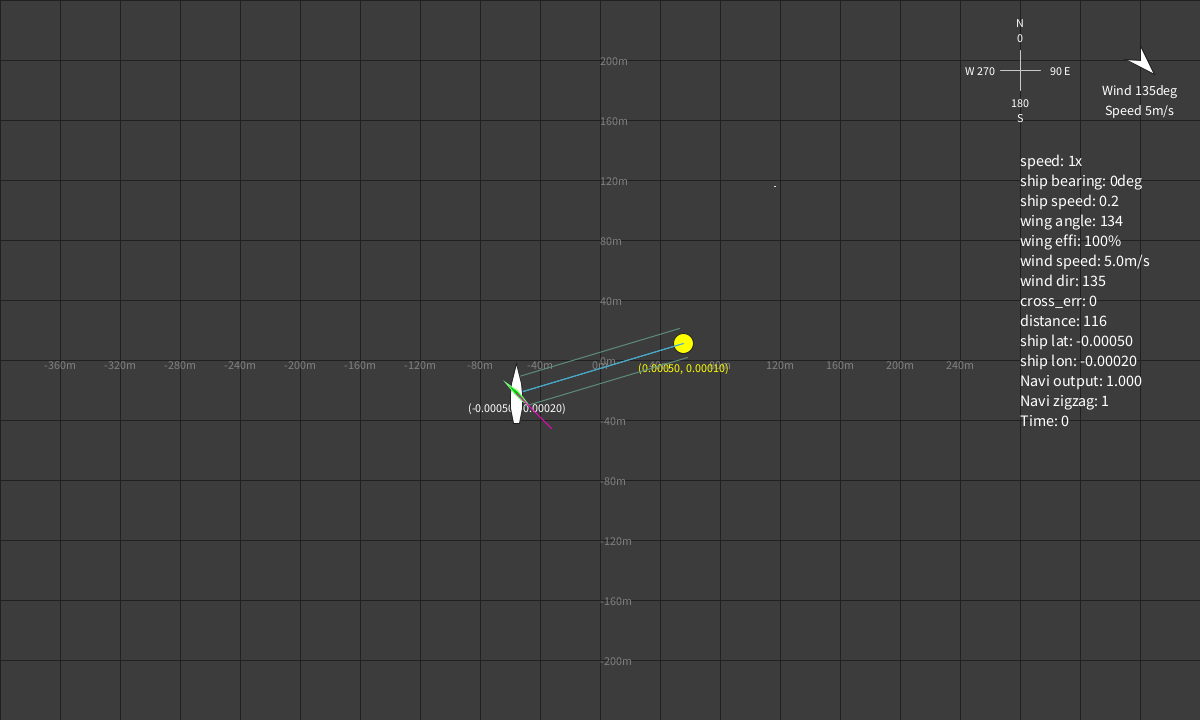
Frame 1 (no input)
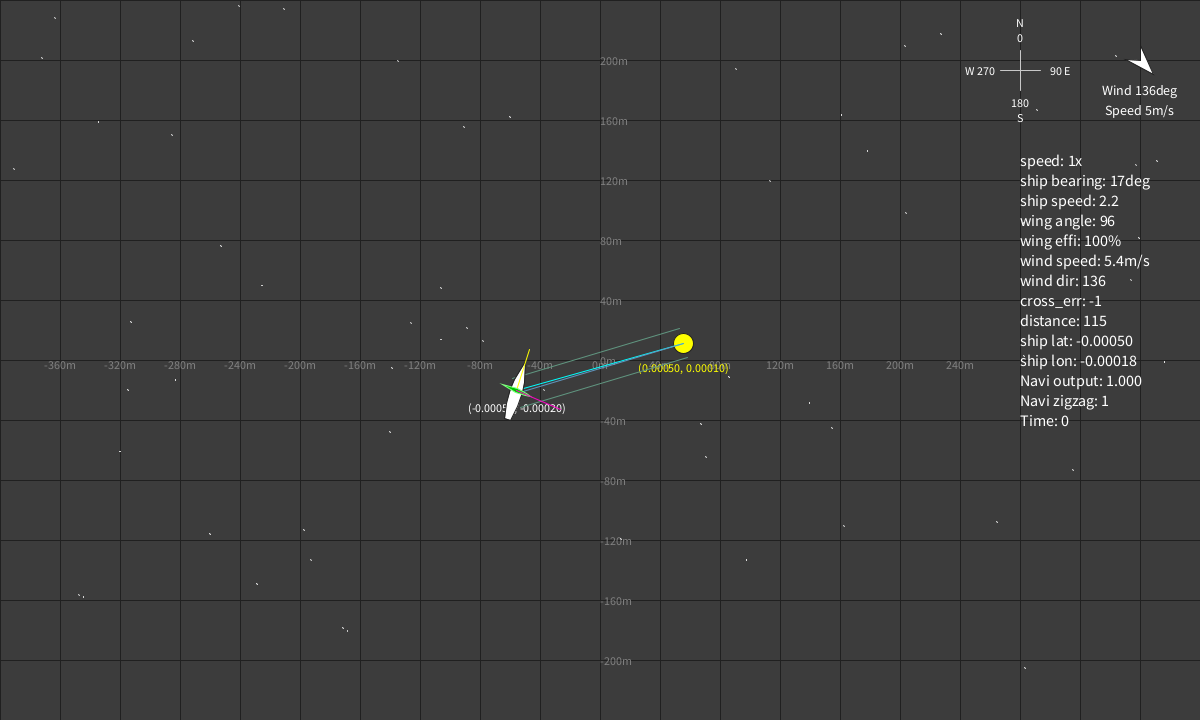
Frame 60 (the mouse pressed at the canvas centre just before this capture)
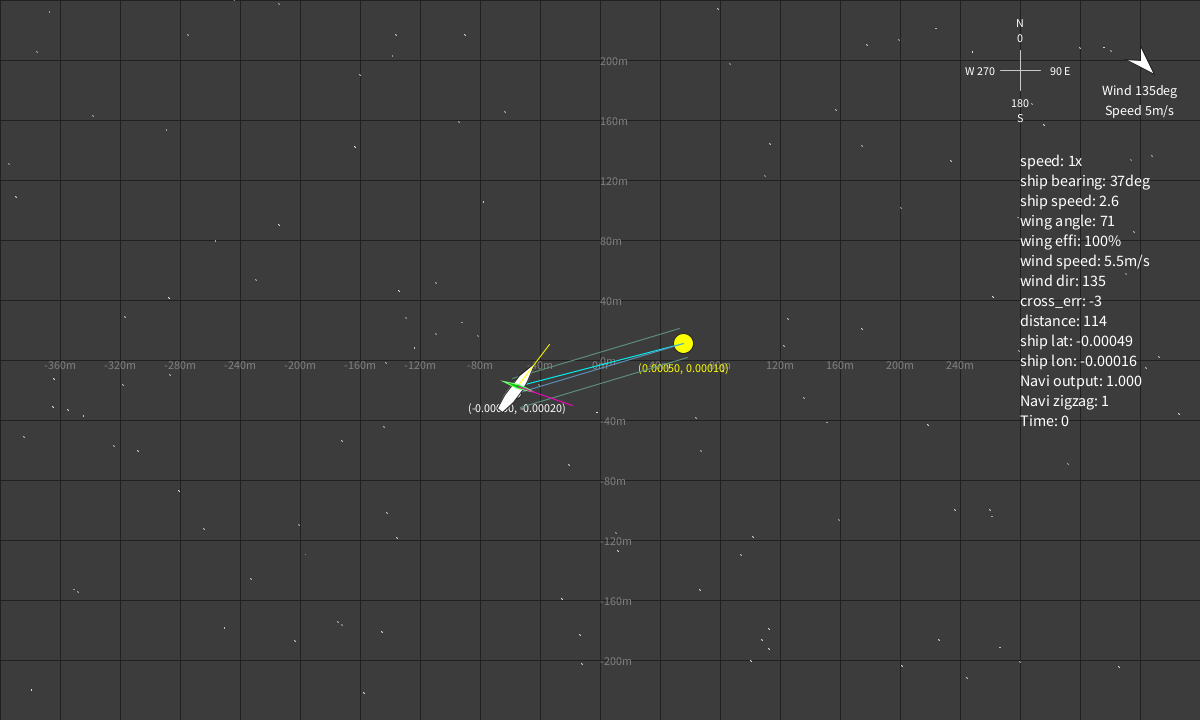
Frame 120 (the mouse held since frame 60 and released just before this capture)

The Processing sketch that drew these frames (run headless with seeded random() and noise(); from frame 60 on, the mouse is pressed at the canvas centre):

// Processing sketch: simulator
// ── simulator.pde

float frame_rate = 60; // frame/sec
int start = millis();
int time = 0;
World world;
Ship ship;
Navigator navi;

float wing_efficiency = 0; 
float wing_good_time = 0;
float wing_bad_time = 0;

void settings(){
    //fullScreen();
   size(1200,720);
}

void setup() {
  frameRate(frame_rate);
  world = new World();
  ship = new Ship(-0.0005, -0.0002);
  navi = new Navigator();
}

void wing_evaluation()
{
    if(abs(ship.wing.angle) < 28)
      wing_bad_time ++;
    else
      wing_good_time++;
    wing_efficiency = wing_good_time / (wing_good_time + wing_bad_time) * 100;
}


void draw_info(Ship ship, Navigator navi, World world)
{
    stroke(32);
    fill(255);

    float space = 20;
    float x = width - 180;
    int idx = 8;
    textSize(16);
    textAlign(LEFT, CENTER);
    text("speed: " +acc_speed + "x", x, idx++*space); 
    text("ship bearing: " + int(ship.bearing) + "deg", x, idx++*space);
    text("ship speed: " + nf(ship.speed, 0, 1), x, idx++*space);
    text("wing angle: " + int(ship.wing.angle), x, idx++*space);
    text("wing effi: " + int(wing_efficiency) + '%', x, idx++*space);
    text("wind speed: " + nf(world.wind_speed, 0, 1) + "m/s", x, idx++*space);
    text("wind dir: " + int(world.wind_dir), x, idx++*space);
    text("cross_err: " + int(navi.crosstrack_dis), x, idx++*space);
    text("distance: " + int(navi.target_dis), x, idx++*space);
    
    text("ship lat: "+ nf((float)ship.loc.lat, 0, 5),  x, idx++*space);
    text("ship lon: "+ nf((float)ship.loc.lon, 0, 5), x, idx++*space);  
    
    text("Navi output: "+ nf(navi.rudder, 0, 3), x, idx++*space);
    text("Navi zigzag: "+ nf(navi.zigzag_side, 0, 0), x, idx++*space);
    text("Time: "+ time/1000, x, idx++*space);
     
}




int acc_speed = 1;
boolean is_paused = false;
void draw() {
    int i = acc_speed;
    
   if(is_paused)
      return;
    
    while(i-- != 0){
        world.update(1/frame_rate);
        navi.update(1/frame_rate, ship);
        ship.update(1/frame_rate, navi.rudder, world);
        
        // test
        wing_evaluation();
    }

    // draw
    background(60);
    stroke(32);
    fill(255);

    world.draw();
    navi.draw(ship, world);
    ship.draw(world);
    draw_info(ship, navi, world);

    if(navi.target_dis < 10)
    {
        navi.target_reached();
        //double lat, lon;
        //lat = navi.target.lat;
        //lon = navi.target.lon;
        //navi.set_target(navi.base.lat, navi.base.lon);
        ////navi.target.lat = navi.base.lat;
        ////navi.target.lon = navi.base.lon;
        //navi.base.lat = lat;
        //navi.base.lon = lon;
        //
        time = millis() - start;
        start = millis();
    }
}

void mousePressed(){
    
    //navi.base.lat = navi.target.lat;
    //navi.base.lon = navi.target.lon;
    double lat = world.pix2deg_x(mouseX);
    double lon = world.pix2deg_y(mouseY);
    
    if (mousePressed && (mouseButton == LEFT)) {
      //navi.set_target(lat, lon);
      navi.add_waypoint(lat, lon);
      
    } else if (mousePressed && (mouseButton == RIGHT)) {
     navi.target_reached(); 
    }
}

void keyPressed() {
    if (key == CODED) {
        if (keyCode == UP) {
            acc_speed *= 2;
            if(acc_speed >128)
                acc_speed =128;
        } else if (keyCode == DOWN) {
            acc_speed /= 2;
            if(acc_speed <= 0)
                acc_speed = 1;
        }
    } 
    else if(key == ' ')
    {
      if(is_paused)
        is_paused = false;
      else
        is_paused = true;
      print("pause\n");
    }
}

// ── Particle.pde
// A simple Particle class

class Particle {
  PVector position;
  PVector velocity;
  float lifespan;
  color linecolor;

  Particle(PVector l, float speed, float bearing) {
    float x = -sin((bearing) / 180 * PI)*speed;
    float y = cos((bearing) / 180 * PI)*speed;
    velocity = new PVector(x, y);
    position = l.copy();
    lifespan = 500.0;
    linecolor = 255;
  }
  
  Particle(PVector l, float speed, float bearing, color c) {
    float x = -sin((bearing) / 180 * PI)*speed;
    float y = cos((bearing) / 180 * PI)*speed;
    velocity = new PVector(x, y);
    position = l.copy();
    lifespan = 255.0;
    linecolor = c;
  }


  void run() {
    update();
    display();
  }

  // Method to update position
  void update() {
    //velocity.add(acceleration);
    position.add(velocity);
    lifespan -= 1.0;
  }

  // Method to display
  void display() {
    stroke(linecolor, lifespan);
    fill(linecolor, lifespan);
    line(position.x, position.y, position.x+velocity.x*10, position.y+velocity.y*10);
  }

  // Is the particle still useful?
  boolean isDead() {
    if (lifespan < 0.0) {
      return true;
    } else {
      return false;
    }
  }
}

// ── ParticleSystem.pde
// A class to describe a group of Particles
// An ArrayList is used to manage the list of Particles 

class ParticleSystem {
  ArrayList<Particle> particles;
  PVector origin;

  ParticleSystem(PVector position) {
    origin = position.copy();
    particles = new ArrayList<Particle>();
  }

  void addParticle(PVector location, float speed, float bearing) {
    particles.add(new Particle(location, speed, bearing));
  }
  
    void addParticle(PVector location, float speed, float bearing, color c) {
    particles.add(new Particle(location, speed, bearing, c));
  }

  void run() {
    for (int i = particles.size()-1; i >= 0; i--) {
      Particle p = particles.get(i);
      p.run();
      if (p.isDead()) {
        particles.remove(i);
      }
    }
  }
}

// ── navi.pde
 
import java.util.*;

// REF: https://www.movable-type.co.uk/scripts/latlong.html
// haversine method
// a = sin²(Δφ/2) + cos φ1 ⋅ cos φ2 ⋅ sin²(Δλ/2)
// return angular distance, value x R = real distance
double get_rad_distance(Coor p1, Coor p2)
{
    double lat1 = p1.lat * PI/180;
    double lat2 = p2.lat * PI/180;
    double delta_lat = (p2.lat - p1.lat) * PI/180;
    double delta_lon = (p2.lon - p1.lon) * PI/180;
    double a, dist;
    a = Math.sin(delta_lat/2) * Math.sin(delta_lat/2)
            + Math.cos(lat1)* Math.cos(lat2) * Math.sin(delta_lon/2) * Math.sin(delta_lon/2);
    dist = 2*Math.atan2(Math.sqrt(a), Math.sqrt(1-a));
    return dist;
}

double get_distance(Coor p1, Coor p2)
{
    return get_rad_distance(p1, p2)*R;
}

// get the angle between 2 coordinate.
// return θ ranges from -180 to 180, and faces north for 0 degree.
double get_theta(Coor p1, Coor p2)
{
    double lat1 = p1.lat * PI/180;
    double lat2 = p2.lat * PI/180;
    double lon1 = p1.lon * PI/180;
    double lon2 = p2.lon * PI/180;
    double x, y, theta;
    y = Math.sin(lon2-lon1) * Math.cos(lat2);
    x = Math.cos(lat1)*Math.sin(lat2) - Math.sin(lat1)*Math.cos(lat2)*Math.cos(lon2-lon1);
    theta = Math.atan2(x, y) * 180/PI; // reverse to get north direction as 0.
    return theta;
}
// to cover theta to bearing
// bearing = (θ + 360) % 360; // in degrees
double get_bearing(double theta)
{
    return  (theta + 360 ) % 360.0;
}

// convert angel to +- 180 range
double get_direction(double theta)
{
    return -(theta + 180) % 180.0;
}

// p1 = start, p2=end, curr = current point
// negative means the current location is on the left side of the path.
double get_cross_track(Coor p1, Coor  p2, Coor curr)
{
   double dist = 0;
   double a13 = get_rad_distance(p1, curr);                 // angular distance
   double theta13 = get_theta(p1, curr) * PI / 180;   // start to current.
   double theta12 = get_theta(p1, p2) * PI / 180;     // start to end.
   dist = Math.asin(Math.sin(a13)* Math.sin(theta13- theta12));
   return dist;
}

double get_cross_track_distance(Coor p1, Coor  p2, Coor curr)
{
    return get_cross_track(p1, p2, curr) * R;
}

/**
 * Returns the point of intersection of two paths defined by point and bearing.
 *
 *  note –   
 *  if sin α1 = 0 and sin α2 = 0: infinite solutions
 *  if sin α1 ⋅ sin α2 < 0: ambiguous solution
 *  this formulation is not always well-conditioned for meridional or equatorial lines
 *
 * @param   {LatLon}      p1 - First point.
 * @param   {number}      brng1 - Initial bearing from first point.
 * @param   {LatLon}      p2 - Second point.
 * @param   {number}      brng2 - Initial bearing from second point.
 * @returns {LatLon|null} Destination point (null if no unique intersection defined).
 *
 * @example
 *   const p1 = new LatLon(51.8853, 0.2545), brng1 = 108.547;
 *   const p2 = new LatLon(49.0034, 2.5735), brng2 =  32.435;
 *   const pInt = LatLon.intersection(p1, brng1, p2, brng2); // 50.9078°N, 004.5084°E
 */
Coor intersection(Coor p1, double bearing1, Coor p2, double bearing2) {
    // δ: Delta
    // φ: Phi
    // λ: lambda
    // θ: theta
    // α: alpha
    // Δ: d_
  
    double phi1 = p1.lat * Math.PI / 180;
    double lambda1 = p1.lon * Math.PI / 180;
    double phi2 = p2.lat * Math.PI / 180;
    double lambda2 = p2.lon * Math.PI / 180;;
    double theta13 = bearing1 * Math.PI / 180;
    double theta23 = bearing2 * Math.PI / 180;
    double d_phi = phi2 - phi1;
    double d_lambda = lambda2 - lambda1;

    // angular distance p1-p2
    double delta12 = 2 * Math.asin(Math.sqrt(Math.sin(d_phi/2) * Math.sin(d_phi/2)
        + Math.cos(phi1) * Math.cos(phi2) * Math.sin(d_lambda/2) * Math.sin(d_lambda/2)));
    if (Math.abs(delta12) < EPSILON*0.001) // even EPSILON is not small enough
      return p1; // coincident points

    // initial/final bearings between points
    double cos_theta_a = (Math.sin(phi2) - Math.sin(phi1)*Math.cos(delta12)) / (Math.sin(delta12)*Math.cos(phi1));
    double cos_theta_b = (Math.sin(phi1) - Math.sin(phi2)*Math.cos(delta12)) / (Math.sin(delta12)*Math.cos(phi2));
    double theta_a = Math.acos(Math.min(Math.max(cos_theta_a, -1), 1)); // protect against rounding errors
    double theta_b = Math.acos(Math.min(Math.max(cos_theta_b, -1), 1)); // protect against rounding errors
    double theta12 = Math.sin(lambda2-lambda1)>0 ? theta_a : 2*PI-theta_a;
    double theta21 = Math.sin(lambda2-lambda1)>0 ? 2*PI-theta_b : theta_b;
    double alpha1 = theta13 - theta12; // angle 2-1-3
    double alpha2 = theta21 - theta23; // angle 1-2-3

    if (Math.sin(alpha1) == 0 && Math.sin(alpha2) == 0) return p1; // infinite intersections
    if (Math.sin(alpha1) * Math.sin(alpha2) < 0) return p1;        // ambiguous intersection (antipodal/360°)

    double cosalpha3 = -Math.cos(alpha1)*Math.cos(alpha2) + Math.sin(alpha1)*Math.sin(alpha2)*Math.cos(delta12);
    double delta13 = Math.atan2(Math.sin(delta12)*Math.sin(alpha1)*Math.sin(alpha2), Math.cos(alpha2) + Math.cos(alpha1)*cosalpha3);
    double phi3 = Math.asin(Math.min(Math.max(Math.sin(phi1)*Math.cos(delta13) + Math.cos(phi1)*Math.sin(delta13)*Math.cos(theta13), -1), 1));
    double d_lambda13 = Math.atan2(Math.sin(theta13)*Math.sin(delta13)*Math.cos(phi1), Math.cos(delta13) - Math.sin(phi1)*Math.sin(phi3));
    double lambda3 = lambda1 + d_lambda13;
    double lat = phi3 * 180/Math.PI;
    double lon = lambda3 *180/Math.PI;
    return new Coor(lat, lon);
}



/**
 * Returns the point at given fraction between ‘this’ point and given point.
 *
 * @param   {LatLon} point - Latitude/longitude of destination point.
 * @param   {number} fraction - Fraction between the two points (0 = this point, 1 = specified point).
 * @returns {LatLon} Intermediate point between this point and destination point.
 *
 * @example
 *   const p1 = new LatLon(52.205, 0.119);
 *   const p2 = new LatLon(48.857, 2.351);
 *   const pInt = p1.intermediatePointTo(p2, 0.25); // 51.3721°N, 000.7073°E
 */
Coor intermediate_point(Coor psrc, Coor pdes, double fraction) {
    // δ: Delta
    // φ: Phi
    // λ: lambda
    // θ: theta
    // α: alpha
    // Δ: d_
  
    double phi1 = psrc.lat /180 * Math.PI;
    double lambda1 = psrc.lon /180 * Math.PI;
    double phi2 = pdes.lat /180 * Math.PI;
    double lambda2 = pdes.lon /180 * Math.PI;

    // distance between points
    double d_phi = phi2 - phi1;
    double d_lambda = lambda2 - lambda1;
    double a = Math.sin(d_phi/2) * Math.sin(d_phi/2)
        + Math.cos(phi1) * Math.cos(phi2) * Math.sin(d_lambda/2) * Math.sin(d_lambda/2);
    double delta = 2 * Math.atan2(Math.sqrt(a), Math.sqrt(1-a));

    double A = Math.sin((1-fraction)*delta) / Math.sin(delta);
    double B = Math.sin(fraction*delta) / Math.sin(delta);

    double x = A * Math.cos(phi1) * Math.cos(lambda1) + B * Math.cos(phi2) * Math.cos(lambda2);
    double y = A * Math.cos(phi1) * Math.sin(lambda1) + B * Math.cos(phi2) * Math.sin(lambda2);
    double z = A * Math.sin(phi1) + B * Math.sin(phi2);

    double phi3 = Math.atan2(z, Math.sqrt(x*x + y*y));
    double lambda3 = Math.atan2(y, x);

    double lat = phi3 * 180/Math.PI;
    double lon = lambda3 * 180/Math.PI;

    return new Coor(lat, lon);
}

float limit(float v, float max, float min)
{
  return max(min(v, max), min);
}



class Navigator{
  
  LinkedList<Coor> waypoints =new LinkedList<Coor>();

  float path_width = 20; 
  float out_path_dis =   path_width * 3;
  float max_off_angle = 70;
  float cross_track_ratio = 5; // 1 meter cross track error = N degree
  float L1 = 10;
  float wing_limit_angle = 30;  // the minimum wing relative angle 
  
  // outputs
  float bearing = 0; // output the expected bearing
  float rudder = 0;  // the rudder output, currently only the side of adjustment. 
  
  // primary path
  Coor target = new Coor(0.0005, 0.0001); // path target location
  Coor base = new Coor(-0.0005, -0.0001);   // path base location
  
  // when the distance is too far from path, the ship need to go back to the track first. 
  // In this case, these are temporary target/base. will over take the path and lead the ship back to the path. 
  // t_base is the ship's initial location
  // t_target is the intersection point of the path with maximum angle from t_base. 
  Coor t_target = new Coor(0, 0); //
  Coor t_base  = new Coor(0, 0);  
  float t_path_bearing = 0;

  float zigzag_side = 1;      // which side of the zigzagging. 
  
  float path_bearing = 0;     // the angle from base to target. 
  float crosstrack_dis = 0;   // cross track distance
  float target_dis = 0;
  float path_seg_dis = 0; // the distance of the base to target. 
  
  boolean is_inpath = true; 
  boolean is_critical_bearing = false;
  boolean is_target_updated = false;    // whether to trigger a recalculation of related 
  boolean is_zigzagging = false;
  float freezed_correction = 0;
  
  Navigator(){   
    //Coor p1= new Coor(51.8853, 0.2545);
    //float brng1 = 108.547;
    //Coor p2 = new Coor(49.0034, 2.5735);
    //float brng2 =  32.435;
    //Coor pint = intersection(p1, brng1, p2, brng2); // 50.9078°N, 004.5084°E
    //print(pint);
    
    waypoints.add(new Coor(target));
    base = new Coor(ship.loc);
  }
  
  Navigator(float path_width)
  {
    this.path_width = path_width;
    waypoints.add(new Coor(target));
    base = new Coor(ship.loc);
  }
  
  void target_reached()
  {
    if(waypoints.size() > 1)
    {
      base = waypoints.get(0);
      waypoints.removeFirst();
      target = waypoints.get(0);
    }
    else
    {
        double lat, lon;
        lat = target.lat;
        lon = target.lon;
        target.lat = base.lat;
        target.lon = base.lon;
        base.lat = lat;
        base.lon = lon;
    }  
    is_inpath = true; 
    is_target_updated = true;
    is_critical_bearing  = true;// test, turn until it back to good track.
    freezed_correction = angle_corr((float)get_bearing(get_theta(base, target)) - ship.bearing);
  }
  
  void add_waypoint(double lat, double lon)
  {
    waypoints.add(new Coor(lat, lon));
  }
  
  void set_target(double lat, double lon)
  {
    target.lat = lat; target.lon = lon;
    is_inpath = true; // this need to reset to generate new temporary path when needed. 
    is_target_updated = true;
  }
  
  // Basic L1 for line tracking.
  // Output: Acc
  float L1(Coor base, Coor target, Ship ship, float l, float step)
  {
    float d = (float)get_cross_track_distance(base, target, ship.loc);
    float eta = ship.bearing - (float)get_bearing(get_theta(base, target));
    if(eta > 180)
       eta -= 360;
    else if(eta < -180)
       eta += 360;
       
    if(eta > 45)
       eta = 45;
    else if(eta < -45)
       eta = -45;
       
    float a;  
    a = 2 * ship.speed*ship.speed/l* sin(eta/180*PI) * (d)*step;
    print(eta, a, "\n");
    return a;
  }
  
  float reset_zigzag_side(float condition)
  {
    if(condition > 0)
      return -1;
    else
      return 1;
  }
  
  void update(float step, Ship ship) // we need to adjust the path with wings direction. 
  {
     // calculate the primary path cross error. 
     crosstrack_dis = (float)get_cross_track_distance(base, target, ship.loc);
     path_bearing = (float)get_bearing(get_theta(base, target));
     path_seg_dis = (float)get_distance(base, target);
     target_dis = (float)get_distance(ship.loc, target);
    
     // detect if too far from path, then we create a temporary path to work with. 
     if(abs(crosstrack_dis) > out_path_dis){
       // ship is already out of primary path, check the cross track to the temporary track, if it is too large, we need to reset the temporary track
       if(!is_inpath){
         float cross_err = (float)get_cross_track_distance(t_base, t_target, ship.loc);
         float angle = (float)get_theta(t_base, t_target) - (float)get_theta(t_base, ship.loc);
         angle = angle_corr(angle);
         if(abs(cross_err) > out_path_dis ) // if ship keep going back
           is_inpath = true;  // set it to true to enter the temporary track relocation. 
           
         //print("angle", angle, "\n");
       }
       
       // when the ship just out of the track. or a relocation is needed.
       if(is_inpath)
       {
         is_inpath = false;
         // use ship location as base (copy value)
         t_base.lat = ship.loc.lat;
         t_base.lon = ship.loc.lon;
         // get inception on path or direct to base depending on whether the ship is behine the base already. 
         float t_base_to_base_bearing = (float)get_bearing(get_theta(base, t_base));
         
         // if it is smaller than right angle, means it is behine
         float angle_diff = t_base_to_base_bearing - path_bearing;
         if(angle_diff > 180)
           angle_diff -= 360;
         else if(angle_diff < -180)
           angle_diff += 360;
         
         if(abs(angle_diff) >= (90 - max_off_angle) + 90)
         {
           //print("Angle diff", angle_diff);
           t_target = base;
         }
         // already in the middle of path, then calculate the "intersection point". 
         // not using intersection point here, because the intersection calculation is not stable for meridional or equatorial lines.
         else
         {
           double offset_dis = crosstrack_dis * Math.tan((90-max_off_angle)/180*Math.PI);
           if(crosstrack_dis < 0)
             offset_dis = -offset_dis;
           double passed_path = crosstrack_dis / Math.tan(angle_diff /180*Math.PI) + offset_dis; 
           double fraction = passed_path / path_seg_dis;
           
           if(fraction >= 1)
             t_target = target;
           else
             // instead of intersection, we use the projected length on path, and add a little offset to see how much path has been completed. 
             // then calculate a intermidiate point on the path. 
             t_target = intermediate_point(base, target, fraction);
         }
         print("temp path enabled\n");
       }
     }
     
     // reset only when the ship get back into path width. 
     // there is a delay between switching "out path" and "in path.", because "outpath" is alway larger than "path_width"
     if(abs(crosstrack_dis) <= path_width) 
     {
       if(!is_inpath)
       {
         print("temp path disable\n");
         is_target_updated = true; // reset zigzag side
       }
       is_inpath = true;
     }
     
     // direct the ship to temporary path or primary path
     Coor ta; 
     Coor ba;
     if(is_inpath){
       ta = target;
       ba = base;
     }
     else{
       ta = t_target;
       ba = t_base; 
     }
     
     float ct_dis = (float)get_cross_track_distance(ba, ta, ship.loc);
     float ta_dis = (float)get_distance(ship.loc, ta);
     float base2target = (float)get_bearing(get_theta(ba, ta));
     float ship2target = (float)get_bearing(get_theta(ship.loc, ta));
       
    //boolean is_sailing = true;
    boolean is_sailing = true;
    
    //float correction = angle_corr(base2target - ship.bearing); // use track bearing
    float correction = angle_corr(ship2target - ship.bearing); // use ship bearing. 
    float lim_angle = max_off_angle;  
    float ship_target_base_angle = angle_corr(ship2target - base2target);
          
    if(abs(ship_target_base_angle) <= lim_angle){
      lim_angle = lim_angle - abs(ship_target_base_angle); // this lim angle is perpendicular to the track
      
      float ct_corr = ct_dis;
      // when sailing, we expend the track size to path width. 
      if(is_sailing){
        if(ct_dis < 0)
          ct_corr = min(ct_dis + path_width/2, 0);
        else
          ct_corr = max(ct_dis - path_width/2, 0);
      }
        
      ct_corr = -(ct_corr * cross_track_ratio);
      ct_corr = limit(ct_corr, lim_angle, -lim_angle); // limit the range. cross track correction on bearing. 
      correction += ct_corr;              
      correction = angle_corr(correction);
    }
    // when the ship is behine the track
    // do not do crosstrack correction, not going to the track but to the target directly. 
    else {
    }
    
    // // see if reset
    if(is_target_updated)
    {
      is_target_updated = false;
      print("target reseted\n");
      zigzag_side = reset_zigzag_side(-correction); // change zigzag side according to correction angle.
      //zigzag_side = reset_zigzag_side(zigzag_side);
      //zigzag_side = reset_zigzag_side(ship.wing.angle);
    }
        
    //float wing_angle = ship.wing.angle ;
    //// convert +-180 to +-90, mod is not working correctly in java with negative number???
    //if(ship.wing.angle > 90)
    //  wing_angle -= 180;
    //else if(ship.wing.angle < -90)
    //  wing_angle += 180;
    
    //float target_bearing = (float)get_bearing(correction + ship.bearing);
    ////print(target_bearing+"\n");
    //// get upper and lower boundary
    //float wing_front_upper = (float)get_bearing((ship.bearing + wing_angle) + wing_limit_angle); // get the current wing bearing 
    //float wing_front_lower = (float)get_bearing((ship.bearing + wing_angle) - wing_limit_angle);
    
    ////print('\n', (int)wing_front_lower, (int)wing_front_upper, (int)target_bearing, correction);
    
    //// head wind
    //if((angle_corr(wing_front_lower - target_bearing) < 0 
    //    && angle_corr(wing_front_upper - target_bearing) > 0)
    //    || abs(wing_angle) < wing_limit_angle) // this is needed. otherwise it keep turn in when target is around 30 degree
    //if(abs(wing_angle) < wing_limit_angle) // ... why this simple things works? other than the above
    //{      
    //  //print((int) zigzag_side, " head wind!  ");
    //  if(zigzag_side < 0)
    //  {
    //    correction += angle_corr(wing_front_lower - target_bearing);
    //  }
    //  else
    //  {
    //    correction += angle_corr(wing_front_upper - target_bearing); 
    //  }
    //  correction = angle_corr(correction);
    //}
    //print((int)wing_front_upper,(int) wing_front_lower, (int)wing_angle, (int)target_bearing, (int)correction, " \n");
    
    
    float target_bearing = (float)get_bearing(correction + ship.bearing);
    float wing_angle = ship.wing.angle ;
    // convert +-180 to +-90. 
    if(ship.wing.angle > 90)
      wing_angle -= 180;
    else if(ship.wing.angle < -90)
      wing_angle += 180;
    
    float first, second, third, forth; // dimemsion of available angle
    float wing_bearing = (float)get_bearing(ship.bearing + wing_angle);
    first = (float)get_bearing(wing_bearing + 180 + (180 -wing_limit_angle));
    second = (float)get_bearing(wing_bearing + wing_limit_angle);
    third = (float)get_bearing(wing_bearing + (180 - wing_limit_angle));
    forth = (float)get_bearing(wing_bearing + 180 + wing_limit_angle);
    
    // calculate each rotation and decide which to use. 
    float dir[] = new float[4];
    dir[0] = angle_corr(first - target_bearing);
    dir[1] = angle_corr(second - target_bearing);
    dir[2] = angle_corr(third - target_bearing);
    dir[3] = angle_corr(forth - target_bearing);
    
    //dir[0] = angle_corr(first - ship2target);
    //dir[1] = angle_corr(second - ship2target);
    //dir[2] = angle_corr(third - ship2target);
    //dir[3] = angle_corr(forth - ship2target);
    
    // detect the target bearing is in which section. 
    // 1 = first-second. 2 = second-third, 3 = third-forth, 4= forth-first. 
    // forbiden sections are 1 and 3. In these section, will need to perform zigzagging. 
    
    print((int)correction, " ");
    
    //// compensate the ship bearing to track bearing 
    //// because we are using current target bearing, when it near the target, it will start oscillating between zigzaging or direct mode.
    //// so we add the compensation to the wing angles to limit the ranges.  
    float off = angle_corr(base2target - target_bearing); //
    float first_ext = dir[0];
    float second_ext = dir[1];
    print((int)off, " ");
    //if(zigzag_side > 0)
    //  first_ext = angle_corr(dir[0] - off); 
    //else 
    //  second_ext = angle_corr(dir[1] + off);
    
    
    // expend the other side to increase the detection range.
    float corr = limit(correction, (90-wing_limit_angle), -(90-wing_limit_angle)); // make sure this wong overlap
    if(zigzag_side > 0)
      first_ext = angle_corr(dir[0]  + corr); 
    else 
      second_ext = angle_corr(dir[1]  + corr);
      
    // change zigzag side. when distance too far or already close to target.
    if(abs(ct_dis) >= path_width/2  || abs(ct_dis) >= ta_dis*0.3 || is_target_updated)
    {
      if(ct_dis >0)// && zigzag_side == 1) 
        zigzag_side = -1;
      else if(ct_dis <0)// && zigzag_side == -1)
        zigzag_side = 1;
    }
    
    
    // when target direction is in the dead zones - first-second will have different sign. 
    //if(dir[0] * dir[1] <= 0) // dead zone, both deadzone are same, so only calculate one. 
    if(first_ext * second_ext < 0)
    {
        // add ship2track and track bearing compensation. 
        //float offset = angle_corr(base2target - target_bearing);
        //correction += offset;
        //correction = angle_corr(correction);              
       
        // do zigzag
        if(abs(dir[0] * dir[1]) < abs(dir[2]*dir[3])){
          // switch side
          if(zigzag_side < 0){
            correction += dir[0];
          }
          else{
            correction += dir[1];
          }
        }
        else{
          // switch side
          if(zigzag_side < 0){
            correction += dir[3];
          }
          else{
            correction += dir[2];
          }
        }        
        // correct
        correction = angle_corr(correction);
    }
    
                  
    //print((int)offset, " "); 
    print((int)correction, " ");
    
    // when in dead zone, which pair's correction angle are both small means it is facing the target. 
    // abs(dir[0] * dir[1]) < abs(dir[2]*dir[3]) means the ship is on headwind. 
    
    // should only use dir[0] and dir[1] for angle correction?
    
    
    print((int)dir[0], (int)dir[1], (int)dir[2], (int)dir[3],  (int)(target_bearing)," \n");
    
    
    
    
    //// minimum rotation to the target. 
    //float min_dir_neg = -181, min_dir_pos = 181;
    //int min_dir_neg_idx = 5, min_dir_pos_idx = 5;
    //for(int i=0; i<4; i++)
    //{
    //  if(dir[i] > 0 && dir[i] < min_dir_pos){
    //    min_dir_pos = dir[i];
    //    min_dir_pos_idx = i;
    //  }
    
    //  if(dir[i] <= 0 && dir[i] > min_dir_neg){
    //    min_dir_neg = dir[i];
    //    min_dir_neg_idx = i;
    //  }
    //}
    
    //if(abs(dir[min_dir_neg_idx]) < abs(dir[min_dir_pos_idx])) 
    //{
    //   correction += dir[min_dir_pos_idx];
    //}
    //else
    //{
    //   correction += dir[min_dir_neg_idx];
    //}
   
       //    print("tail wind ");
    //   if(zigzag_side < 0) // zigzag > 0 = left
    //        correction += first; 
    //    else
    //        correction += second;
    //  }
       
   //correction = angle_corr(correction);
    
    
    //print((int)dir[0], (int)dir[1], (int)dir[2], (int)dir[3], (int)min_dir_pos_idx, (int)min_dir_neg_idx, (int)(target_bearing)," \n");
    
    
    
    
    
    //if(abs(wing_angle) < wing_limit_angle) // ... why this simple things works? other than the above
    //{       
    //  // trick
    //  // head wind swing
    //  if(abs(first) + abs(second) < 90)
    //  {
    //    print("head wind ");
    //    if(zigzag_side < 0) // zigzag > 0 = left
    //        correction += first; 
    //    else
    //        correction += second;
    
    //  }
    //  // tail wind swing
    //  else
    //  {
    //    print("tail wind ");
    //   if(zigzag_side < 0) // zigzag > 0 = left
    //        correction += first; 
    //    else
    //        correction += second;
    //  }
       
    //  correction = angle_corr(correction);

    //}
    
    //print((int)first, (int)second, (int)third, (int)forth, (int)correction, (int)target_bearing, int(ship.bearing)," \n");
    
    //print((int)wing_front_upper,(int) wing_front_lower, (int)wing_angle, (int)target_bearing, (int)correction, " \n");
    
    //// see the zigzag side is matching the boundary. 
    //if((angle_corr(wing_front_lower - target_bearing) < 0 || zigzag_side > 0) &&
    //   (angle_corr(wing_front_upper - target_bearing) > 0 || zigzag_side < 0) && 
    //   abs(angle_corr(target_bearing - ship.bearing)) < 120)
    ////if((angle_corr(wing_front_lower - target_bearing) < 0) &&
    ////   (angle_corr(wing_front_upper - target_bearing) > 0))
    //{      
    //  //float b = abs(limit(angle_corr(ship2target - ship.bearing), 90, -90)); // also add ship bearing to track bearing. 
    //  //float b = abs(limit(angle_corr(base2target - ship.bearing), 90, -90)); // track bearing
    //  float a = wing_limit_angle - abs(wing_angle); // why this is 45
    //  float b = abs(limit(angle_corr(ship2target - ship.bearing), 120-a, -(120-a))); // also add ship bearing to track bearing.     
    //  head_wind_offset = zigzag_side * (a + b); 
    //  // print(correction);
    //  correction += head_wind_offset;
    //  correction = angle_corr(correction);
    //  print("bad  \n");
    //  print(zigzag_side, ship.wing.angle, wing_angle, a, b,  head_wind_offset, correction, "\n");
    //}
    //else
    //{
    //   print("good \n");
    //}
   
    //print((int)ship.bearing, (int)ship.wing.angle, '\n');

    // avoid oscillation and shooting backward, when angle >90, freezed the correction until it turns back to target. 
    //float  corr_angle = angle_corr(ship2target - ship.bearing);
    //if(abs(corr_angle) >170 && !is_critical_bearing)
    //{
    //   is_critical_bearing = true;  
    //   freezed_correction = zigzag_side ; // turn to the zigzag side
    //   print("\ncritical bearing", freezed_correction, "\n ");   
    //}
    //if(abs(corr_angle) < 90)
    //{
    //    if(is_critical_bearing)
    //    {
    //      is_target_updated = true; // test, to reset all 
    //      zigzag_side = -zigzag_side; // test, when reach the target, invert the side. 
    //    }
    //    is_critical_bearing = false;
    //}
     
    //if(is_critical_bearing)
    //{
    //    correction = freezed_correction; // override
    //}

     
    if(correction > 0)
        rudder = 1;
    else if (correction < 0){
        rudder = -1;
    } 
    else
      rudder = 0;
    //print("correction", (int)correction, "wing", int(ship.wing.angle), "ship bearing", int(ship.bearing), 
    //      "track angle", (int)track_angle,"offset angle", (int)offset_angle, "distance", (int)ta_dis, "cross track", (int)ct_dis, "\n");
    
    //return rudder;
          
  }
  
  void draw_target(Coor loc, float size)
  {
      float x = (float)world.deg2pix_x(loc.lat);
      float y = (float)world.deg2pix_y(loc.lon);
      pushMatrix();
      stroke(32);
      textAlign(CENTER, TOP);
      if(size <=10)
        fill(255, 255, 255);
      else
        fill(255, 255, 0);
      circle(x, y, size);
      text("("+nf((float)loc.lat, 0, 5) + ", " + nf((float)loc.lon, 0, 5)+")", x, y+size);
      popMatrix();

  }
  
  void draw(Ship ship, World world){
    // translate
    float target_x = (float)world.deg2pix_x(target.lat);
    float target_y = (float)world.deg2pix_y(target.lon);
    float base_x = (float)world.deg2pix_x(base.lat);
    float base_y = (float)world.deg2pix_y(base.lon);
    float ship_x = (float)world.deg2pix_x(ship.loc.lat);
    float ship_y = (float)world.deg2pix_y(ship.loc.lon);

    draw_target(base, 10);
    draw_target(target, 20);
    
    // see if need to draw secondary path
    if(!is_inpath)
    {
      float t_target_x = (float)world.deg2pix_x(t_target.lat);
      float t_target_y = (float)world.deg2pix_y(t_target.lon);
      float t_base_x = (float)world.deg2pix_x(t_base.lat);
      float t_base_y = (float)world.deg2pix_y(t_base.lon);
      
      draw_target(t_target, 5);
      
      stroke(0, 255, 255);
      line(t_target_x, t_target_y, ship_x, ship_y); // line to temporary target
      
      stroke(96, 150, 192);
      line(t_base_x, t_base_y, t_target_x, t_target_y);
      stroke(32);
    
      float x1, y1, x2, y2, ang, clen, slen;
      x1 = t_base_x;
      y1 = t_base_y;
      x2 = t_target_x;
      y2 = t_target_y;
      ang = -atan2(y2-y1, x2-x1); // why this is negative?
      clen = cos(ang) * (float)world.m2pix(path_width/2);
      slen = sin(ang) * (float)world.m2pix(path_width/2);
      // draw 
      stroke(96, 150, 128);
      line(x1+slen, y1+clen, x2+slen, y2+clen);
      line(x1-slen, y1-clen, x2-slen, y2-clen);
    }
    // draw a ship line to target. 
    else
    {
      stroke(0, 255, 255);
      line(target_x, target_y, ship_x, ship_y);
    }

    // primary path
    stroke(96, 150, 192);
    line(base_x, base_y, target_x, target_y);
    stroke(32);
  
    float x1, y1, x2, y2, ang, clen, slen;
    x1 = base_x;
    y1 = base_y;
    x2 = target_x;
    y2 = target_y;
    ang = -atan2(y2-y1, x2-x1); // why this is negative?
    clen = cos(ang) * (float)world.m2pix(path_width/2);
    slen = sin(ang) * (float)world.m2pix(path_width/2);
    // draw 
    stroke(96, 150, 128);
    line(x1+slen, y1+clen, x2+slen, y2+clen);
    line(x1-slen, y1-clen, x2-slen, y2-clen);
    
    for(int i= 1; i<waypoints.size(); i++)
    {
      x1 = x2;
      y1 = y2;
      x2 = (float)world.deg2pix_x(waypoints.get(i).lat);;
      y2 = (float)world.deg2pix_y(waypoints.get(i).lon);;
      stroke(96, 150, 192);
      line(x1, y1, x2, y2);
      draw_target(waypoints.get(i), 10);
    }
  }
}



//float nav(){
//    float ship_rotate = 0;
//    float ship_angle = atan2(ship_x-target_x, ship_y-target_y);
//    ship_angle = -ship_angle * 180/PI;

//    float track_angle = atan2(base_x-target_x, base_y-target_y);
//    track_angle = -track_angle * 180/PI;
    
//    // test, avoid heading wind. 
//    float head_wind_offset = 0;
//    float relative_angle = sail_bearing - (ship_bearing - 180);
//    sail_relative_angle = angle_corr(relative_angle);
    
//    // head wind
//    if(abs(sail_relative_angle) > 150)
//    {
//      // convert it back 
//      sail_relative_angle = angle_corr(180 - sail_relative_angle);
//    }
        
//    float offset_angle = angle_corr(track_angle - ship_angle);
//    //print("off", int(offset_angle), "track:", int(track_angle), "ship", int(ship_angle), "\n");

//    // calculate the distance between ship and 
//    target_distance = sqrt((ship_x-target_x)*(ship_x-target_x)+(ship_y-target_y)*(ship_y-target_y));
//    crosstrack_err = sin(radians(offset_angle)) * target_distance;
    
//    // when ship is too far from path, add an temporary target where intersection with the path
//    if(crosstrack_err > path_width *2 && is_ship_base_locked == false)
//    {
//      is_ship_base_locked = true;
//      ship_base_x = ship_x;
//      ship_base_y = ship_y;
      
//      //
//      intcpt_target_x = ship_base_x + crosstrack_err * sin(track_angle);
//      intcpt_target_y = ship_base_y + crosstrack_err * cos(track_angle);
      
//      print(ship_base_x, ship_base_y, intcpt_target_x, intcpt_target_y, '\n');
    
//    }
//    if(crosstrack_err < path_width)
//    {
//      is_ship_base_locked = false;
//    }
    

//    // change zigzag side. when distance too far or already close to target.
//    if(abs(crosstrack_err) >= path_width || abs(crosstrack_err) >= target_distance*0.3)
//    {
//      if(crosstrack_err >0)// && zigzag_side == 1) 
//        zigzag_side = -1;
//      else if(crosstrack_err <0)// && zigzag_side == -1)
//        zigzag_side = 1;
//    }
    
//    if(abs(sail_relative_angle) < 30)
//    {
//      float a = (60 - abs(sail_relative_angle)) + (45 - abs(offset_angle)); // why this is 45
//      head_wind_offset = zigzag_side * (a);
//      print("head wind",  sail_relative_angle, head_wind_offset, zigzag_side, offset_angle, '\n');
//    }
//    else{
//      head_wind_offset = 0;
//    }
      
//    // if headwind, we ignore the cross track error because we are doing zigzaging
//    if(abs(crosstrack_err) < path_width && head_wind_offset != 0)
//    {
//      crosstrack_err = 0;
//    }
    
//    float correction = 0;
    
//    // avoid over shooting when go back to track when track is far away
//    float lim_angle = 70;
//    if(abs(offset_angle) <= lim_angle)
//    {
//        lim_angle = lim_angle - abs(offset_angle); // this lim angle is perpendicular to the track
//        crosstrack_err = limit(crosstrack_err, lim_angle, -lim_angle); // limit the range. 
//        correction += -(crosstrack_err * 1);
//        correction = angle_corr(correction);
//    }
//    // when the ship is behine the track
//    // do not do crosstrack correction, not going to the track but to the target directly. 
//    else 
//    {}

//    correction += ship_angle - (ship_bearing - 180);  // use track angle?
//    correction = angle_corr(correction);
//    correction += head_wind_offset; 
//    //correction = angle_corr(correction);

//    // avoid oscillation, when angle >90, free the correction until it turns. 
//    if(abs(correction) > 90)
//    {
//        if(!is_critical_bearing)
//        {
//            is_critical_bearing = true;
//             freezed_correction = correction; 
//        }
//        correction = freezed_correction;
//    }
//    else 
//        is_critical_bearing = false;
        
//    if(correction > 0)
//        ship_rotate += ship_rotate_speed;
//    else if (correction < 0){
//        ship_rotate -= ship_rotate_speed;
//    }    
//    //print("correction", correction,"shipangle:", ship_angle, "ship bearing", ship_bearing, "distance", target_distance,"cross", crosstrack_err, "\n");
    
//    return ship_rotate;
//}

// ── ship.pde


float angle_corr(float ang)
{
  ang = ang % 360;
   if(ang <= -180)
     ang += 360;
   else if (ang >= 180)
     ang -= 360;
  return ang;
}

class Wing {
  float cl = 0.5;         // lift to drag coefficient. 
  float angle = 0;  // relative angle to the ship
  float aoa = 10;       // sail angle of attack
  float speed = 0;      // relative speed to air. 
  
  float lift;          // lift generated from the wing, perpendicular to the  direction
  float drag;          // not using it yet. 
  
  void update(float step, Ship ship, World world)
  {
      // calculate the sail angle to the ship
      float vx = cos((ship.bearing) / 180 * PI)*ship.speed - cos((world.wind_dir - 180) / 180 * PI)*world.wind_speed; // inverted current flow
      float vy = sin((ship.bearing) / 180 * PI)*ship.speed - sin((world.wind_dir - 180) / 180 * PI)*world.wind_speed; 
      float v = sqrt(vx*vx + vy*vy);
      angle = atan2(vy, vx)*180/PI - ship.bearing;
      angle = angle_corr(angle); // convert it back to -180 to 180
      speed = v;
      lift = speed * cl; // simple linear test 
      //print("v", v, "angle", int(angle), "\n");
  }
}

class Ship {
  Coor loc = new Coor(0, 0);

  // ship
  float speed = 0;        // speed in m/s
  float speed_momentum = 0.9; // speed momentum
  float speed_min= -1.0; // speed mini (when test, set to positive to push the ship forward even wind is reversed.)
  float bearing = 0;      // 0-360 degree
  float rudder_cof = 2;   // rudder coefficient 
  float turn_momentum = 0; //
  float turn_momentum_filter = 0.9; //
  
  // wings
  Wing wing = new Wing();
  
  // for the path. 
  ParticleSystem ps = new ParticleSystem(new PVector(width/2, 255));

  Ship(){ }
  Ship(float lat, float lon){
    loc.lat = lat;
    loc.lon = lon;
  }
  
  void update(float step, float rudder, World world){
    // test with step
    rudder = rudder*20*step;
    // ship bearing
    turn_momentum = turn_momentum*turn_momentum_filter + (rudder)*(1-turn_momentum_filter); // filter
    bearing += turn_momentum;//*sqrt(speed); // simulate the turning effectiveness, the faster you turn, larger radius
    if(bearing < 0)
        bearing += 360;
    else if(bearing >=360)
        bearing -= 360;
    
    // update wings
    wing.update(step, this, world); // use ship current state to update wings status
    
    // calculate ship speed according to wing
    float forward = abs(sin((wing.angle) / 180 * PI) * wing.lift); // we change the direction to allow force to face forward. 
    speed = max(abs(forward), speed_min) * (1-speed_momentum)+ speed*speed_momentum;

    // ship move
    loc.lat += Math.sin((bearing) / 180 * PI) * speed / R * 180/PI * step ; // also consider the step.
    loc.lon += Math.cos((bearing) / 180 * PI) * speed / R * 180/PI * step;
    
    loc.lat -= Math.sin((world.wind_dir) / 180 * PI)*speed * 0.2 / R * 180/PI * step;  // drift by wind, test only
    loc.lon -= Math.cos((world.wind_dir) / 180 * PI)*speed * 0.2 / R * 180/PI * step; 
     
    loc.lon = Math.min(Math.max(loc.lon, world.coor_min.lon), world.coor_max.lon);
    loc.lat = Math.min(Math.max(loc.lat, world.coor_min.lat), world.coor_max.lat);
  }
  
  void draw(World world){
    // translate
    float ship_x = (float)world.deg2pix_x(loc.lat);
    float ship_y = (float)world.deg2pix_y(loc.lon);
    
    ps.addParticle(new PVector(ship_x, ship_y), 0, 0, color(255,128,255)); // draw path
    ps.run();
    
    stroke(32);
    // draw
    pushMatrix();
    translate(ship_x, ship_y);
    rotate((bearing + 180) / 180 * PI); // 
    
    // ship
    beginShape();   
    fill(255);
    vertex(0, 30.0);  // left front
    vertex(5.0, 10.0);
    vertex(6.0, 0.0);
    vertex(6.0, -15.0);
    vertex(3.0, -30.0);
    vertex(-3.0, -30.0); // right
    vertex(-6.0, -15.0);
    vertex(-6.0, 0.0);
    vertex(-5.0, 10.0);
    endShape(CLOSE);
    stroke(255, 255, 0);
    line(0,0, 0, 20*speed);
    popMatrix();
     
    // wing
    pushMatrix();
    translate(ship_x, ship_y);
    rotate((wing.angle + bearing + 180) / 180 * PI);
    // sail colour
    
    if(abs(wing.angle) < 25 || abs(wing.angle)>180-25){
      stroke(255, 128, 128);
      fill(255, 0, 0);
    }
    else{
      stroke(128, 255, 128);
      fill(0, 200, 0);
    }
    beginShape();    
    vertex(0, 15.0);  // left front
    vertex(1.0, 10.0);
    vertex(2.0, 0.0);
    vertex(0.0, -15.0);
    vertex(-2.0, 0.0);  // right
    vertex(-1.0, 10.0); 
    endShape(CLOSE);
    //
    stroke(255, 0, 200);
    line(0,0, 0, 10*wing.speed);
    popMatrix();
    
    //print(bearing, wing.angle, "\n");
  }
  

}

// ── world.pde

// earth radius. 
float R = 6371000.0;

class Coor {
  double lon;
  double lat;
  Coor(double latitude, double longitude){
    this.lon = longitude;
    this.lat = latitude;
  }
  
  Coor(Coor c){ 
    this.lon = c.lon;
    this.lat = c.lat;
  }
}


class World {
  double timestamp = 0;
  double timestamp_updated = 0;
  
  Coor coor_centre = new Coor(0, 0);
  float world_width = 800; // the size of the world in metre = windows width
  
  Coor coor_min = new Coor(-1, -1);
  Coor coor_max = new Coor(1, 1);
  
  float wind_speed = 5;  // wind speed in m/s
  float wind_speed_init = 5; 
  float wind_guest = 1;  // wind guest in m/s
  float wind_dir = 135;    // wind direction from 0-360
  float wind_dir_random = 5; // rate of randomized wind direction drifting. 
  
  float current_speed = 0;  // current speed in m/s
  float current_speed_init = 0;
  float current_guest = 0;  // current guest in m/s
  float current_dir = 0;    // current direction from 0-360
  float current_dir_random = 0; // rate of randomized wind direction drifting. 
  
  ParticleSystem ps = new ParticleSystem(new PVector(width/2, 50));
  
  World(){
    // use windows size and the ranges to 
    coor_min.lon = coor_centre.lon - (world_width/2.0/R) *180/PI *((float)height/width);
    coor_max.lon = coor_centre.lon + (world_width/2.0/R) *180/PI *((float)height/width);
    coor_min.lat = coor_centre.lat - (world_width/2.0/R) *180/PI;
    coor_max.lat = coor_centre.lat + (world_width/2.0/R) *180/PI;
  }
  
  // no offset version 
  double m2pix(double m){
    return m * width / world_width;
  }
  double deg2pix(double deg){
    return deg /180*PI * R * width / world_width;
  }
  
  // offset versions
  double m2pix_x(double m){
    return m * width / world_width + width/2;
  }
  double m2pix_y(double m){
    return -m * width / world_width + height/2; // (width/world_width) is the scale factor. screen y is inverted. 
  }
  double deg2pix_x(double deg){
    return deg2pix(deg) + width/2;
  }
  double deg2pix_y(double deg){
    return -deg2pix(deg) + height/2;// (width/world_width) is the scale factor. 
  }
  
  double pix2deg(int pix){
    return pix * 180/PI / R / width * world_width;
  }
  double pix2deg_x(int pix){
    return pix2deg(pix - width/2);
  }
  double pix2deg_y(int pix){
    return -pix2deg(pix - height/2);
  }
  
 

  void update(float step){
    // only update every second. 
    timestamp += step;
    if(timestamp <= timestamp_updated +1)
       return;
    timestamp_updated = timestamp;
    
    wind_speed = wind_speed_init + random(-wind_guest, wind_guest);
    wind_dir += random(-wind_dir_random, wind_dir_random);
    wind_dir = (float)get_bearing(wind_dir);
    current_speed = current_speed_init + random(-current_guest, current_guest);
    current_dir += random(-current_dir_random, current_dir_random);
    current_dir = (float)get_bearing(current_dir);
  }
  
  void draw_grid(){
    float step = world_width/20;// 10 m
    float space = step / world_width*width; // 10m/box. 
    int tick;
    
    textSize(12);
    stroke(32);
    tick = 0;
    for (float x = 0; x < width; x += space){
        line(x, 0, x, height);
        float mark = -world_width/2 + tick * step;
        if(x>0 && x < width - 3*space)  {
          fill(128);
          textAlign(CENTER, TOP);
          text(round(mark) + "m", x, height/2);
        }
        tick++;
    }
    tick = 0;
    for (float y = 0; y < height; y += space) {
        line(0, y, width, y);
        float mark = -world_width/2 * ((float)height/width) + tick * step;
        
        if(y>0 && y < height){
          fill(128);
          textAlign(LEFT, CENTER);
          text(round(-mark) + "m", width/2, y);
        }
        tick++;
    }
  }
  
  void draw_current()
  {
    pushMatrix();
    translate(width-60, 60);
    rotate((wind_dir+180) / 180 * PI);
    fill(255, 255, 255);
    beginShape();
    vertex(-10.0, -10.0);
    vertex(0, 20);
    vertex(10, -10);
    vertex(0, 0);
    endShape(CLOSE);
    popMatrix();
    textAlign(CENTER, CENTER);
    textSize(14);
    text("Wind " + (int)(wind_dir) + "deg", width-60, 90);
    text("Speed " + (int)(wind_speed) + "m/s", width-60, 110);
  }
  
  void draw_compass()
  {
    float x = width-180;
    float y = 70;
    float space = 40;
    float space2 = 20;
    pushMatrix();
    
    stroke(200);
    line(x-space2, y, x+space2, y);
    line(x, y+space2, x, y-space2);
    
    textSize(12);
    textAlign(CENTER, CENTER);
    text("N\n0" , x, y-space);
    text("90 E", x+space, y);
    text("180\nS", x, y+space);
    text("W 270", x-space, y);
    popMatrix();
  }

  
  void draw(){
    draw_grid();
    draw_current();
    draw_compass();
    ps.addParticle(new PVector(random(0, width), random(0, height)), (float)m2pix(wind_speed/frame_rate), wind_dir, color(255, 255, 255));
    ps.run();
  }
}
